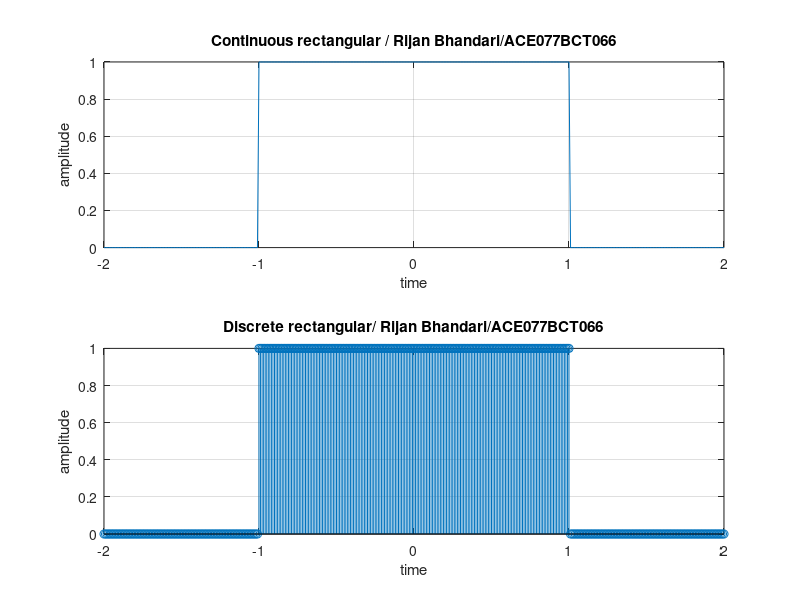

MATLAB code for this plot:

clc;
close all;
clear all;
i = 1
for t = -2 : 0.01 : 2
    if(abs(t)>1)
        x(i)=0;
    else
        x(i)=1;
    end;
    i = i + 1;
end;

t = -2: 0.01 : 2;
subplot(2,1,1);
plot(t,x );
xlabel('time');
ylabel('amplitude');
title('Continuous rectangular / Rijan Bhandari/ACE077BCT066')
grid on;

i = 1
for t = -2 : 0.01 : 2
    if(abs(t)>1)
        x(i)=0;
    else
        x(i)=1;
    end;
    i = i + 1;
end;

t = -2: 0.01 : 2;
subplot(2,1,2);
stem(t,x);
xlabel('time');
ylabel('amplitude');
title('Discrete rectangular/ Rijan Bhandari/ACE077BCT066')
grid on;